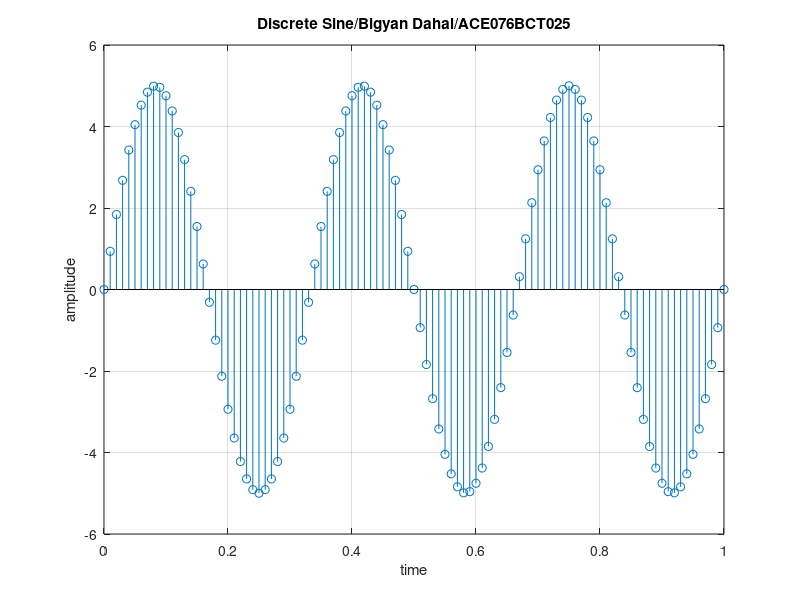

The MATLAB source for this figure:
clc;
close all;
a = 5;
f = 3;
t = 0:0.01:1;
x = a * sin(2 * pi* f * t);
stem(t, x);
xlabel('time');
ylabel('amplitude');
title('Discrete Sine/Bigyan Dahal/ACE076BCT025');
grid on;